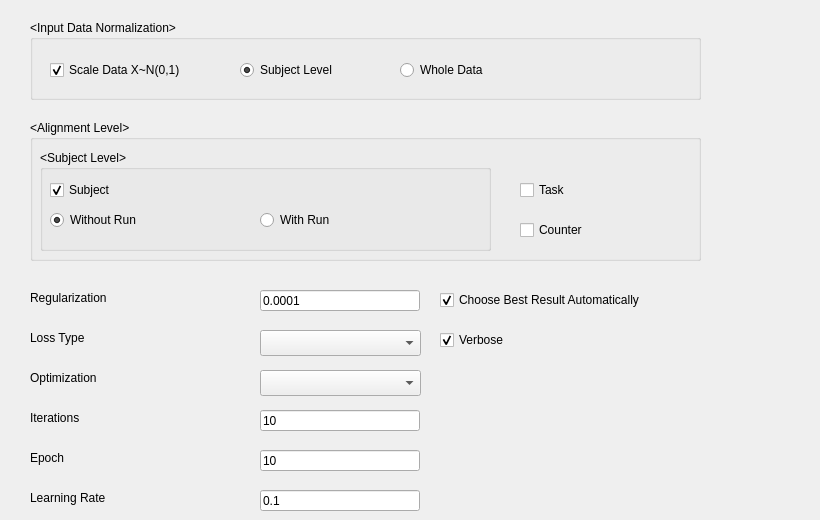
   <widget class="QWidget" name="tab_2">
    <attribute name="title">
     <string>Parameters</string>
    </attribute>
    <widget class="QGroupBox" name="groupBox">
     <property name="geometry">
      <rect>
       <x>30</x>
       <y>20</y>
       <width>671</width>
       <height>80</height>
      </rect>
     </property>
     <property name="title">
      <string>&lt;Input Data Normalization&gt;</string>
     </property>
     <widget class="QCheckBox" name="cbScale">
      <property name="geometry">
       <rect>
        <x>20</x>
        <y>40</y>
        <width>191</width>
        <height>20</height>
       </rect>
      </property>
      <property name="text">
       <string>Scale Data X~N(0,1)</string>
      </property>
      <property name="checked">
       <bool>true</bool>
      </property>
     </widget>
     <widget class="QRadioButton" name="rbScale">
      <property name="geometry">
       <rect>
        <x>210</x>
        <y>40</y>
        <width>161</width>
        <height>20</height>
       </rect>
      </property>
      <property name="text">
       <string>Subject Level</string>
      </property>
      <property name="checked">
       <bool>true</bool>
      </property>
     </widget>
     <widget class="QRadioButton" name="radioButton">
      <property name="geometry">
       <rect>
        <x>370</x>
        <y>40</y>
        <width>131</width>
        <height>20</height>
       </rect>
      </property>
      <property name="text">
       <string>Whole Data</string>
      </property>
     </widget>
    </widget>
    <widget class="QGroupBox" name="groupBox_2">
     <property name="geometry">
      <rect>
       <x>30</x>
       <y>120</y>
       <width>671</width>
       <height>141</height>
      </rect>
     </property>
     <property name="title">
      <string>&lt;Alignment Level&gt;</string>
     </property>
     <widget class="QCheckBox" name="cbFTask">
      <property name="geometry">
       <rect>
        <x>490</x>
        <y>60</y>
        <width>161</width>
        <height>20</height>
       </rect>
      </property>
      <property name="text">
       <string>Task</string>
      </property>
     </widget>
     <widget class="QCheckBox" name="cbFCounter">
      <property name="geometry">
       <rect>
        <x>490</x>
        <y>100</y>
        <width>161</width>
        <height>20</height>
       </rect>
      </property>
      <property name="text">
       <string>Counter</string>
      </property>
     </widget>
     <widget class="QGroupBox" name="groupBox_3">
      <property name="geometry">
       <rect>
        <x>10</x>
        <y>30</y>
        <width>451</width>
        <height>101</height>
       </rect>
      </property>
      <property name="title">
       <string>&lt;Subject Level&gt;</string>
      </property>
      <widget class="QCheckBox" name="cbFSubject">
       <property name="geometry">
        <rect>
         <x>10</x>
         <y>30</y>
         <width>130</width>
         <height>20</height>
        </rect>
       </property>
       <property name="text">
        <string>Subject</string>
       </property>
       <property name="checked">
        <bool>true</bool>
       </property>
      </widget>
      <widget class="QRadioButton" name="radioButton_2">
       <property name="geometry">
        <rect>
         <x>10</x>
         <y>60</y>
         <width>201</width>
         <height>20</height>
        </rect>
       </property>
       <property name="text">
        <string>Without Run</string>
       </property>
       <property name="checked">
        <bool>true</bool>
       </property>
      </widget>
      <widget class="QRadioButton" name="rbFRun">
       <property name="geometry">
        <rect>
         <x>220</x>
         <y>60</y>
         <width>221</width>
         <height>20</height>
        </rect>
       </property>
       <property name="text">
        <string>With Run</string>
       </property>
      </widget>
     </widget>
    </widget>
    <widget class="QLabel" name="label_11">
     <property name="geometry">
      <rect>
       <x>30</x>
       <y>290</y>
       <width>221</width>
       <height>16</height>
      </rect>
     </property>
     <property name="text">
      <string>Regularization</string>
     </property>
    </widget>
    <widget class="QLineEdit" name="txtRegularization">
     <property name="geometry">
      <rect>
       <x>260</x>
       <y>290</y>
       <width>160</width>
       <height>21</height>
      </rect>
     </property>
     <property name="text">
      <string>0.0001</string>
     </property>
    </widget>
    <widget class="QComboBox" name="cbOptim">
     <property name="geometry">
      <rect>
       <x>260</x>
       <y>370</y>
       <width>161</width>
       <height>26</height>
      </rect>
     </property>
    </widget>
    <widget class="QLabel" name="label_15">
     <property name="geometry">
      <rect>
       <x>30</x>
       <y>330</y>
       <width>201</width>
       <height>16</height>
      </rect>
     </property>
     <property name="text">
      <string>Loss Type</string>
     </property>
    </widget>
    <widget class="QLineEdit" name="txtRate">
     <property name="geometry">
      <rect>
       <x>260</x>
       <y>490</y>
       <width>160</width>
       <height>21</height>
      </rect>
     </property>
     <property name="text">
      <string>0.1</string>
     </property>
    </widget>
    <widget class="QLabel" name="label_16">
     <property name="geometry">
      <rect>
       <x>30</x>
       <y>450</y>
       <width>201</width>
       <height>16</height>
      </rect>
     </property>
     <property name="text">
      <string>Epoch</string>
     </property>
    </widget>
    <widget class="QLineEdit" name="txtEpoch">
     <property name="geometry">
      <rect>
       <x>260</x>
       <y>450</y>
       <width>160</width>
       <height>21</height>
      </rect>
     </property>
     <property name="text">
      <string>10</string>
     </property>
    </widget>
    <widget class="QComboBox" name="cbLossType">
     <property name="geometry">
      <rect>
       <x>260</x>
       <y>330</y>
       <width>161</width>
       <height>26</height>
      </rect>
     </property>
    </widget>
    <widget class="QLabel" name="label_19">
     <property name="geometry">
      <rect>
       <x>30</x>
       <y>490</y>
       <width>201</width>
       <height>16</height>
      </rect>
     </property>
     <property name="text">
      <string>Learning Rate</string>
     </property>
    </widget>
    <widget class="QCheckBox" name="cbVerbose">
     <property name="geometry">
      <rect>
       <x>440</x>
       <y>330</y>
       <width>371</width>
       <height>20</height>
      </rect>
     </property>
     <property name="text">
      <string>Verbose</string>
     </property>
     <property name="checked">
      <bool>true</bool>
     </property>
    </widget>
    <widget class="QLabel" name="label_20">
     <property name="geometry">
      <rect>
       <x>30</x>
       <y>370</y>
       <width>201</width>
       <height>16</height>
      </rect>
     </property>
     <property name="text">
      <string>Optimization</string>
     </property>
    </widget>
    <widget class="QCheckBox" name="cbBest">
     <property name="geometry">
      <rect>
       <x>440</x>
       <y>290</y>
       <width>280</width>
       <height>20</height>
      </rect>
     </property>
     <property name="text">
      <string>Choose Best Result Automatically</string>
     </property>
     <property name="checked">
      <bool>true</bool>
     </property>
    </widget>
    <widget class="QLineEdit" name="txtIter">
     <property name="geometry">
      <rect>
       <x>260</x>
       <y>410</y>
       <width>160</width>
       <height>21</height>
      </rect>
     </property>
     <property name="text">
      <string>10</string>
     </property>
    </widget>
    <widget class="QLabel" name="label_21">
     <property name="geometry">
      <rect>
       <x>30</x>
       <y>410</y>
       <width>221</width>
       <height>16</height>
      </rect>
     </property>
     <property name="text">
      <string>Iterations</string>
     </property>
    </widget>
   </widget>
